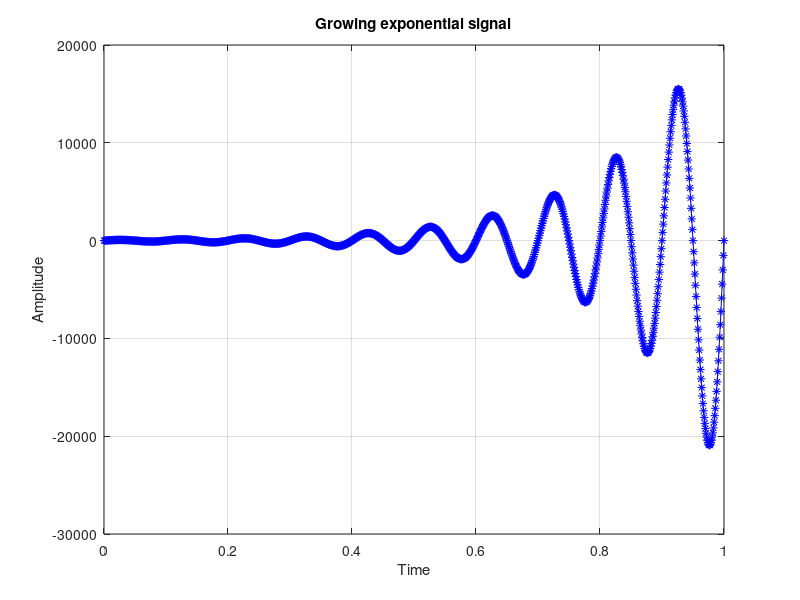

Reproduce this figure in MATLAB.
%Growing exponential signal
clc; clear all; close all;
%x(t)=A*exp(a*t)*sin((2*pi*f*t)+phi);
A=60; a=6; phi=0; n=[];
time_start=0; time_end=1;
time_increment=0.001;
%n=0:0.001:1;
sin_t=0.1; f=1/sin_t;
n=time_start:time_increment:time_end
index=0;
for t=n
    index=index+1;
    n(2,index)=A*exp(a*t)*sin((2*pi*f*t)+phi);
end
figure(1);
plot(n(1,:),n(2,:),'b*-');
xlabel('Time');
ylabel('Amplitude');
title('Growing exponential signal');
grid on;